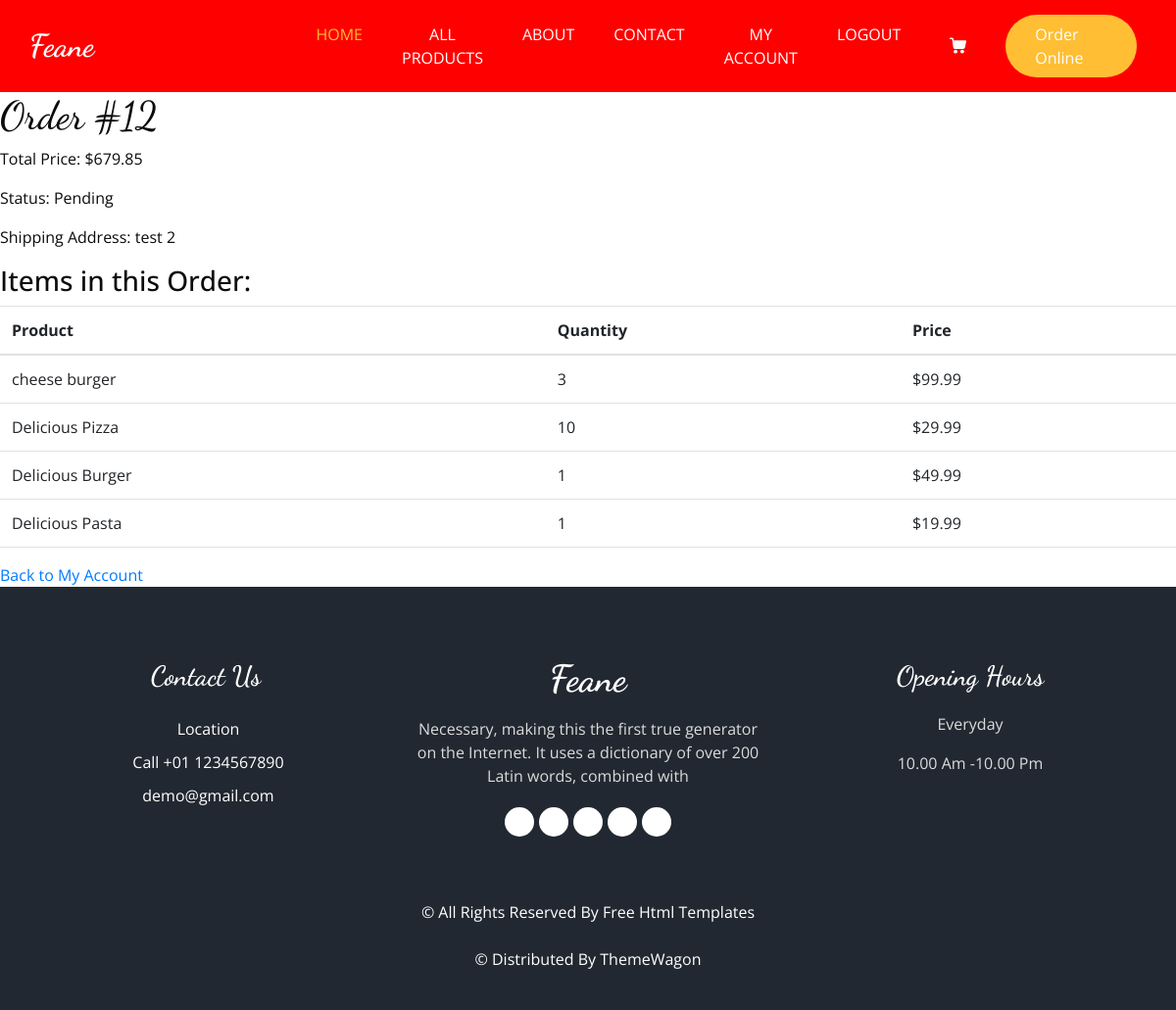
Page /order/12/ (signed in) on the committed database.
### ecomm_app/models.py (models this page shows, shortened)
class Order(models.Model):
    user = models.ForeignKey(get_user_model(), on_delete=models.CASCADE)
    total_price = models.DecimalField(max_digits=10, decimal_places=2)
    ordered_at = models.DateTimeField(auto_now_add=True)
    status = models.CharField(max_length=50, default='Pending')
    billing_address = models.CharField(max_length=255)
    shipping_address = models.CharField(max_length=255)
    shipping_method = models.ForeignKey(ShippingMethod, on_delete=models.SET_NULL, null=True)
    payment_method = models.ForeignKey(PaymentMethod, on_delete=models.SET_NULL, null=True)

class OrderItem(models.Model):
    order = models.ForeignKey(Order, related_name="items", on_delete=models.CASCADE)
    product = models.ForeignKey(Product, on_delete=models.CASCADE)
    quantity = models.PositiveIntegerField()
    price = models.DecimalField(max_digits=10, decimal_places=2)

class Product(models.Model):
    name = models.CharField(max_length=200)
    description = models.TextField()
    price = models.DecimalField(max_digits=10, decimal_places=2)
    image = models.ImageField(upload_to='product_images/', null=True, blank=True)
    category = models.ForeignKey(Category, related_name='products', on_delete=models.CASCADE, null=True, blank=True)
    stock = models.PositiveIntegerField(default=0)  # Field to store the available quantity in stock.

### ecomm_app/views.py (the view)
# urls.py: path('order/<int:order_id>/', views.order_details, name='order_details'),
@login_required
def order_details(request, order_id):
    order = get_object_or_404(Order, id=order_id, user=request.user)
    order_items = order.items.all()  # This retrieves all OrderItem objects related to the Order
    return render(request, 'ecomm/order_details.html', {'order': order, 'order_items': order_items})

### ecomm_app/templates/ecomm/order_details.html
{% extends "ecomm/base.html" %}
{% block content %}
  <div class="order-details-container">
    <h1>Order #{{ order.id }}</h1>
    <p>Total Price: ${{ order.total_price }}</p>
    <p>Status: {{ order.status }}</p>
    <p>Shipping Address: {{ order.shipping_address }}</p>
    <h3>Items in this Order:</h3>
    <table class="table">
      <thead>
        <tr>
          <th>Product</th>
          <th>Quantity</th>
          <th>Price</th>
        </tr>
      </thead>
      <tbody>
        {% for item in order_items %}
          <tr>
            <td>{{ item.product.name }}</td>
            <td>{{ item.quantity }}</td>
            <td>${{ item.price }}</td>
          </tr>
        {% endfor %}
      </tbody>
    </table>
    <a href="{% url 'my_account' %}">Back to My Account</a>
  </div>
{% endblock %}

### ecomm_app/static/css/style.css (style rules this page uses)
body { font-family: "Open Sans", sans-serif; color: #0c0c0c; background-color: #ffffff; overflow-x: hidden; }
h1, h2 { font-family: 'Dancing Script', cursive; }
a, a:hover, a:focus { text-decoration: none; }

### rows in the picture
Order: id "12", total_price "679.85", status "Pending", shipping_address "test 2"
OrderItem: product.name "cheese burger", quantity "3", price "99.99"
OrderItem: product.name "Delicious Pizza", quantity "10", price "29.99"
OrderItem: product.name "Delicious Burger", quantity "1", price "49.99"
OrderItem: product.name "Delicious Pasta", quantity "1", price "19.99"
